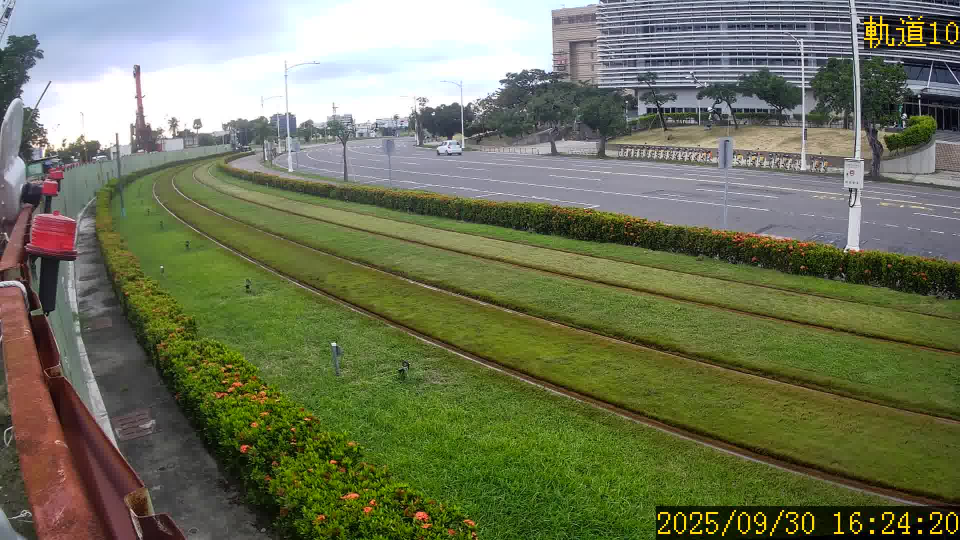
#> input picture image/1921683120.jpg, 1920 x 1080 px, found by its file name (shown at 1/2 size); its folder holds 5 pictures in this run
$ python ele_test.py
#> lines starting #> are read from the running program, lines starting #| are printed output that depends on the picture
import cv2
from datetime import datetime as datetime
from datetime import timedelta as timedelta
from time import sleep
from PIL import ImageTk, Image
import numpy as np
from functools import partial
from socket import *
from PIL import ImageFile
ImageFile.LOAD_TRUNCATED_IMAGES = True
import configparser
config = configparser.ConfigParser()
folder_path = "/home/gini-facetest/rail_obstacle"
#folder_path = '/home/gini/ftp/intrusion_detect_v102/' # 這個資料夾的路徑
#camera_ip = '192.168.1.101' # 攝影機的ip
#camera_ip = '192.168.1.104'
camera_ip = '1921683120'
pictures_path = f"{folder_path}/image/{camera_ip}.jpg" # 從攝影機擷取下來的圖片
resolution = (1280,720) # 修改圖片的size
mask_folder_path = f"{folder_path}/mask" # 圖片遮罩位置
coordinate_txt_path = f"{mask_folder_path}/{camera_ip}.txt" # 遮罩座標點位置

try:
    frame = cv2.imread(pictures_path)
#> frame is the input picture: shape (1080, 1920, 3); mean B, G, R 88.2, 116.4, 110.7
    frame = cv2.resize(frame, resolution)
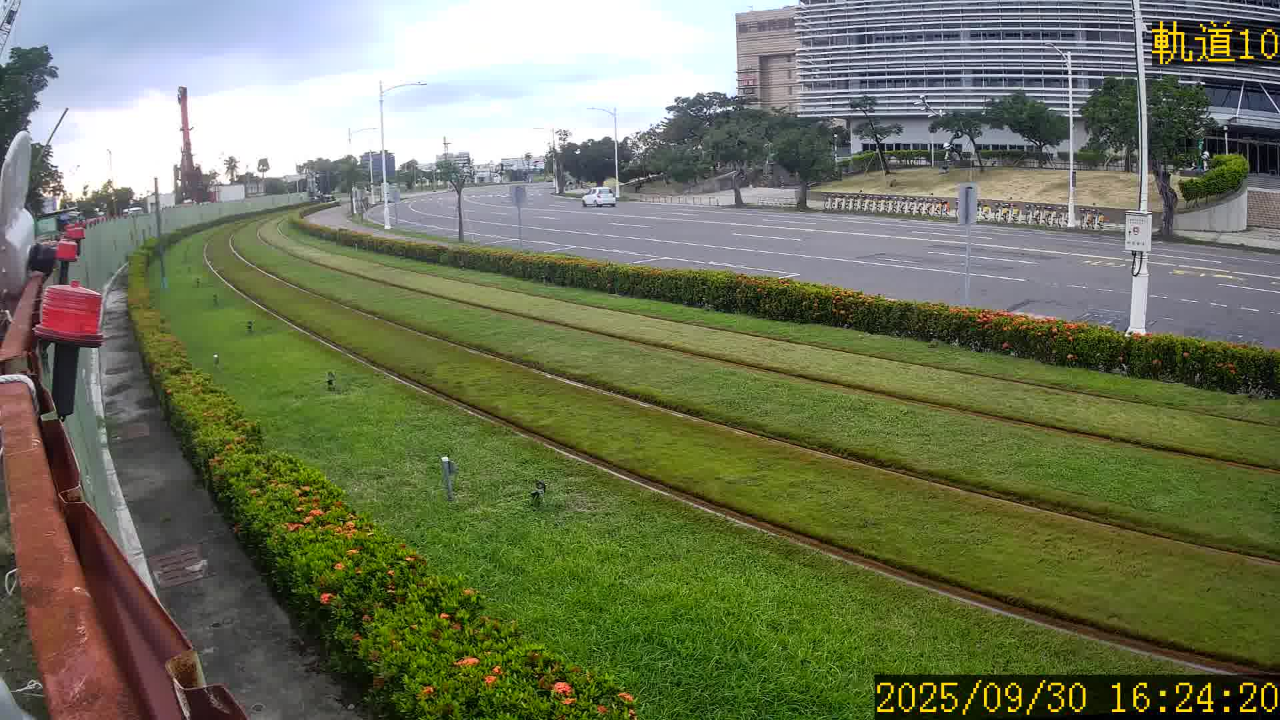
#> frame: shape (720, 1280, 3); mean B, G, R 88.2, 116.4, 110.7
except:
    print('無法讀取圖片')
    exit()

ROI_name = "draw area of site - Double click to finish/Right click to clear Trajectory"
crop = None
copy = None
lsPointsChoose = []
tpPointsChoose = []
pointsCount = 0
count = 0
pointsMax = 6
ROI_bymouse_flag = 1
keep_point = []
x_arr = []
y_arr = []
def Electronic_fence_conf():
    global frame, crop, copy, ROI_name, ROI_name
    crop = frame
    copy = crop.copy()
    cv2.namedWindow(ROI_name)
    cv2.setMouseCallback(ROI_name, on_mouse)
    cv2.imshow(ROI_name, crop)
    cv2.waitKey(0)
    cv2.destroyAllWindows()

# [56 lines left out: functions on_mouse, ROI_byMouse, not called in this run]

Electronic_fence_conf()
